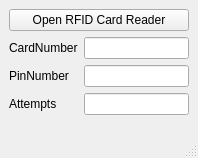
<?xml version="1.0" encoding="UTF-8"?>
<ui version="4.0">
 <class>MainWindow</class>
 <widget class="QMainWindow" name="MainWindow">
  <property name="geometry">
   <rect>
    <x>0</x>
    <y>0</y>
    <width>198</width>
    <height>158</height>
   </rect>
  </property>
  <property name="windowTitle">
   <string>MainWindow</string>
  </property>
  <widget class="QWidget" name="centralwidget">
   <layout class="QGridLayout" name="gridLayout">
    <item row="0" column="0">
     <layout class="QVBoxLayout" name="verticalLayout">
      <item>
       <widget class="QPushButton" name="nappi">
        <property name="text">
         <string>Open RFID Card Reader</string>
        </property>
       </widget>
      </item>
      <item>
       <layout class="QFormLayout" name="formLayout">
        <item row="0" column="1">
         <widget class="QLineEdit" name="CardNumber"/>
        </item>
        <item row="0" column="0">
         <widget class="QLabel" name="label">
          <property name="text">
           <string>CardNumber</string>
          </property>
         </widget>
        </item>
        <item row="1" column="1">
         <widget class="QLineEdit" name="PinNumber"/>
        </item>
        <item row="1" column="0">
         <widget class="QLabel" name="label_2">
          <property name="text">
           <string>PinNumber</string>
          </property>
         </widget>
        </item>
        <item row="2" column="0">
         <widget class="QLabel" name="label_3">
          <property name="text">
           <string>Attempts</string>
          </property>
         </widget>
        </item>
        <item row="2" column="1">
         <widget class="QLineEdit" name="numberOfAttempts"/>
        </item>
       </layout>
      </item>
     </layout>
    </item>
   </layout>
  </widget>
  <widget class="QMenuBar" name="menubar">
   <property name="geometry">
    <rect>
     <x>0</x>
     <y>0</y>
     <width>198</width>
     <height>18</height>
    </rect>
   </property>
  </widget>
  <widget class="QStatusBar" name="statusbar"/>
 </widget>
 <resources/>
 <connections/>
</ui>
